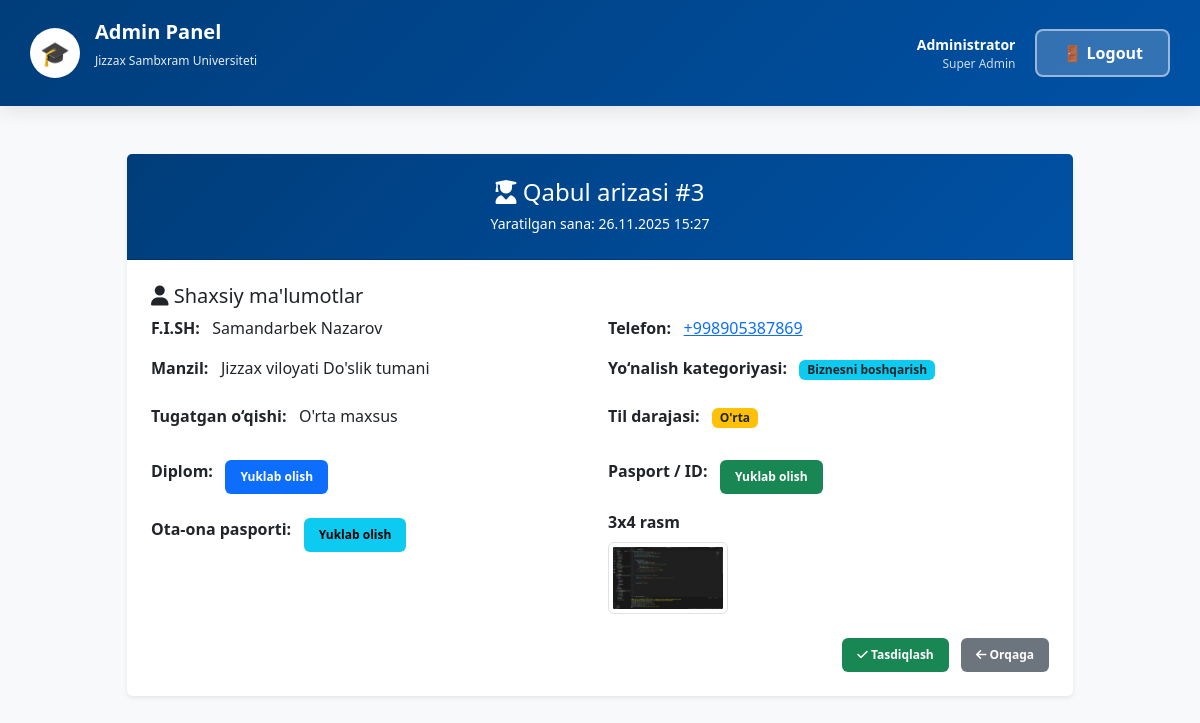
The app's page /application/3/ (signed in) with its own data.
### myapp/models.py (models this page shows, shortened)
class QabulApplication(models.Model):
    phone_regex = RegexValidator(
        regex=r'^\+?\d{9,15}$',
        message="Telefon raqam formati noto‘g‘ri! Masalan: +998901234567"
    )
    full_name = models.CharField("F.I.SH (Familiya, Ism, Otasining ismi)",max_length=255)
    phone = models.CharField("Telefon raqami", max_length=20,validators=[phone_regex])
    address = models.CharField("Yashash manzilingiz",max_length=255)
    EDUCATION_CHOICES = [
        ('orta_maxsus', "O'rta maxsus"),
        ('oliy', "Oliy"),
        ('boshqa', "Boshqa"),
    ]
    education = models.CharField("Qaysi o'qishni tugatgansiz",max_length=20,choices=EDUCATION_CHOICES)
    LANGUAGE_LEVEL_CHOICES = [
        ('boshlangich', "Boshlang'ich"),
        ('orta', "O'rta"),
        ('yuqori', "Yuqori"),
        ('ona_tili', "Ona tili"),
    ]
    direction = models.CharField("Yo'nalish", max_length=255, blank=True, null=True)  # ← 🔥 BU YERDA EDI!
    category = models.ForeignKey(QabulCategory, on_delete=models.CASCADE, verbose_name="Yo'nalish kategoriyasi")
    language_level = models.CharField("Til bilish darajasi",max_length=20,choices=LANGUAGE_LEVEL_CHOICES)
    diploma = models.FileField("Shahodatnoma yoki diplom",upload_to='documents/diploma/')
    id_card = models.FileField("ID karta yoki pasport",upload_to='documents/id_card/')
    parent_passport = models.FileField( "Ota yoki onasi pasporti", upload_to='documents/parent_passport/')
    photo_3x4 = models.FileField("3x4 rasm", upload_to='photos/3x4/')
    created_at = models.DateTimeField( auto_now_add=True)
    is_published = models.BooleanField(blank=True,null=True, verbose_name='chop etish')
    class Meta:
        verbose_name = "Qabul arizasi"
        verbose_name_plural = "Qabul arizalari"
        ordering = ['id']  # eng yangi arizalar birinchi chiqadi

class QabulCategory(models.Model):
    name = models.CharField("Yo'nalish nomi", max_length=200)
    class Meta:
        verbose_name = "Yo'nalish Kategoriyasi"
        verbose_name_plural = "Yo'nalish Kategoriyalari"

### myapp/views.py (the view)
# urls.py: path('application/<int:pk>/', application_detail, name='application_detail'),
@login_required
def application_detail(request, pk):
    app = get_object_or_404(QabulApplication, pk=pk)
    if request.method == "POST":
        app.is_published = True
        app.save()
    bakalavr_count = QabulApplication.objects.filter(is_published=True).count()
    context = {
        'app': app,
        'bakalavr_count': bakalavr_count
    }
    return render(request, 'application_detail.html', context)

### templates/application_detail.html (shortened to what this page needs)
{% load static %}
<!DOCTYPE html>
<html lang="uz">
<head>
    <link href="https://cdn.jsdelivr.net/npm/bootstrap@5.3.2/dist/css/bootstrap.min.css" rel="stylesheet">
    <link rel="stylesheet" href="{% static 'css/admin.css' %}">
    <link rel="stylesheet" href="https://cdnjs.cloudflare.com/ajax/libs/font-awesome/6.5.0/css/all.min.css">
</head>
<body class="bg-light">
    <nav class="navbar">
        <div class="navbar-brand">
            <div class="navbar-logo">🎓</div>
            <div class="navbar-title">
                <h1>Admin Panel</h1>
                <p>Jizzax Sambxram Universiteti</p>
            </div>
        </div>
        <div class="navbar-user">
            <div class="user-info">
                <div class="name">Administrator</div>
                <div class="role">Super Admin</div>
            </div>
            <a href="{% url "myapp:logout" %}" class="logout-btn" onclick="logout()">🚪 Logout</a>
        </div>
    </nav>
<div class="container my-5">
    <div class="row justify-content-center">
        <div class="col-lg-10">
            <div class="card shadow-sm border-0">
                <div class="card-header bg-primary text-white text-center py-4">
                    <h4 class="mb-1">
                        <i class="fas fa-user-graduate"></i> Qabul arizasi #{{ app.id }}
                    </h4>
                    <small>Yaratilgan sana: {{ app.created_at|date:"d.m.Y H:i" }}</small>
                </div>
                <div class="card-body p-4">
                    <h5 class="section-title"><i class="fas fa-user"></i> Shaxsiy ma'lumotlar</h5>
                    <div class="row g-3 mb-4">
                        <div class="col-md-6 info-item">
                            <strong>F.I.SH: &nbsp;</strong>
                            {{ app.full_name }}
                        </div>
                        <div class="col-md-6 info-item">
                            <strong>Telefon: &nbsp;</strong>
                            <a href="tel:{{ app.phone }}">{{ app.phone }}</a>
                        </div>
                        <div class="col-md-6 info-item">
                            <strong>Manzil: &nbsp;</strong>
                            {{ app.address }}
                        </div>
                        <div class="col-md-6 info-item">
                            <strong>Yo‘nalish kategoriyasi: &nbsp;</strong>
                            <span class="badge bg-info text-dark">{{ app.category.name }}</span>
                        </div>
                    </div>
                    <div class="row g-3 mb-4">
                        <div class="col-md-6 info-item">
                            <strong>Tugatgan o‘qishi: &nbsp;</strong>
                            {{ app.get_education_display }}
                        </div>
                        <div class="col-md-6 info-item">
                            <strong>Til darajasi: &nbsp;</strong>
                            <span class="badge bg-warning text-dark">
                                {{ app.get_language_level_display }}
                            </span>
                        </div>
                    </div>
                    <div class="row g-3 mb-4">
                        <div class="col-md-6 info-item">
                            <strong>Diplom: &nbsp;</strong>
                            {% if app.diploma %}
                                <a href="{{ app.diploma.url }}" class="btn btn-sm btn-primary mt-2">Yuklab olish</a>
                            {% else %}
                                <span class="text-muted">Yuklanmagan</span>
                            {% endif %}
                        </div>
                        <div class="col-md-6 info-item">
                            <strong>Pasport / ID: &nbsp;</strong>
                            {% if app.id_card %}
                                <a href="{{ app.id_card.url }}" class="btn btn-sm btn-success mt-2">Yuklab olish</a>
                            {% else %}
                                <span class="text-muted">Yuklanmagan</span>
                            {% endif %}
                        </div>
                        <div class="col-md-6 info-item">
                            <strong>Ota-ona pasporti: &nbsp;</strong>
                            {% if app.parent_passport %}
                                <a href="{{ app.parent_passport.url }}" class="btn btn-sm btn-info mt-2">Yuklab olish</a>
                            {% else %}
                                <span class="text-muted">Yuklanmagan</span>
                            {% endif %}
                        </div>
                        <div class="col-md-6 info-item">
                            <strong>3x4 rasm</strong><br>
                            {% if app.photo_3x4 %}
                                <img src="{{ app.photo_3x4.url }}" class="img-thumbnail mt-2" width="120">
                            {% else %}
                                <span class="text-muted">Yuklanmagan</span>
                            {% endif %}
                        </div>
                    </div>
                    <div class="text-end mt-3">
                        {% if not app.is_published %}
                            <form method="post" class="d-inline">
                                <button type="submit" class="btn btn-success">
                                    <i class="fas fa-check"></i> Tasdiqlash
                                </button>
                            </form>
                        {% else %}
                            <span class="btn btn-info">
                                <i class="fas fa-check-circle"></i> Tasdiqlangan
                            </span>
                        {% endif %}
                        <a href="javascript:history.back()" class="btn btn-secondary ms-2">
                            <i class="fas fa-arrow-left"></i> Orqaga
                        </a>
                    </div>
                </div>
            </div>
        </div>
    </div>
</div>
</body>
</html>

### static/css/admin.css (style rules this page uses)
* { margin: 0; padding: 0; box-sizing: border-box; }
body { font-family: 'Segoe UI', Tahoma, Geneva, Verdana, sans-serif; background: #f5f7fa; min-height: 100vh; }
.navbar { background: linear-gradient(135deg, #003d7a 0%, #0051a5 100%); padding: 15px 30px; box-shadow: 0 4px 20px rgba(0, 0, 0, 0.1); display: flex; justify-content: space-between; align-items: center; position: sticky; top: 0; z-index: 1000; }
.navbar-brand { display: flex; align-items: center; gap: 15px; color: white; }
.navbar-logo { width: 50px; height: 50px; background: white; border-radius: 50%; display: flex; align-items: center; justify-content: center; font-size: 24px; font-weight: bold; color: #003d7a; }
.navbar-title h1 { font-size: 20px; font-weight: 700; }
.navbar-title p { font-size: 12px; opacity: 0.9; }
.navbar-user { display: flex; align-items: center; gap: 20px; }
.user-info { color: white; text-align: right; }
.user-info .name { font-weight: 600; font-size: 14px; }
.user-info .role { font-size: 12px; opacity: 0.8; }
.logout-btn { text-decoration: none; padding: 10px 25px; background: rgba(255, 255, 255, 0.2); color: white; border: 2px solid rgba(255, 255, 255, 0.5); border-radius: 8px; cursor: pointer; font-weight: 600; transition: all 0.3s ease; }
.container { max-width: 1400px; margin: 40px auto; padding: 0 30px; }
.btn { text-decoration: none; padding: 8px 15px; border: none; border-radius: 6px; cursor: pointer; font-size: 12px; font-weight: 600; transition: all 0.3s ease; }
.card-header { background: linear-gradient(135deg, #003d7a 0%, #0051a5 100%) !important; }

### records on screen
QabulApplication: id "3", created_at "26.11.2025 15:27", full_name "Samandarbek Nazarov", phone "+998905387869", address "Jizzax viloyati Do'slik tumani", category.name "Biznesni boshqarish", education "O'rta maxsus", language_level "O'rta", photo_3x4 (picture)
